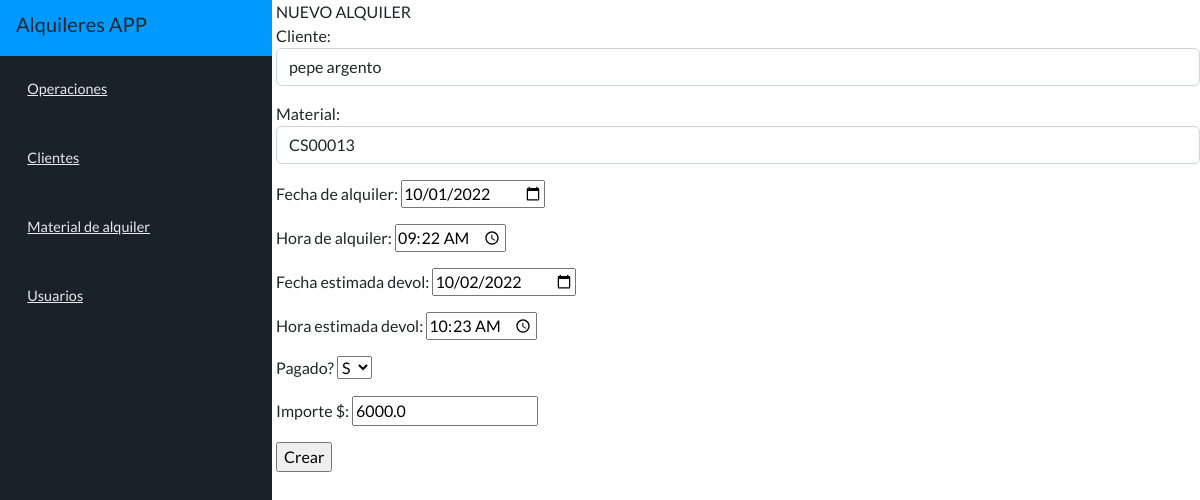
Screenshot of /rent_edit/4 with the database file from the repository.
### t_final/models.py (models this page shows)
class Rents(models.Model):
    id_cliente = models.ForeignKey(Clientes, null=True, blank=True, on_delete=models.CASCADE)
    id_material = models.ForeignKey(Material, null=True, blank=True, on_delete=models.CASCADE)
    fecha_alq = models.DateField()
    hora_alq = models.CharField(max_length=20)
    fecha_dev_est = models.DateField()
    hora_dev_est = models.CharField(max_length=20)
    recargo = models.CharField(null=True, max_length=20)
    devuelto = models.CharField(null=True, max_length=20)
    pagado = models.CharField(null=True, max_length=20)
    importe = models.FloatField(null=True, default=0)

### t_final/views.py (the view, shortened to what this page needs)
# urls.py: path('rent_edit/<int:id>', Edit_rent, name='url_rent_edit'),
def Edit_rent(request, id):
    rent_edit_qset = Rents.objects.get(id=id)
    contexto = {
        'form' : Form_rents(
            initial={
                "id_cliente": rent_edit_qset.id_cliente,
                "id_material": rent_edit_qset.id_material,
                "fecha_alq": rent_edit_qset.fecha_alq,
                "hora_alq": rent_edit_qset.hora_alq,
                "fecha_dev_est": rent_edit_qset.fecha_dev_est,
                "hora_dev_est": rent_edit_qset.hora_dev_est,
                "pagado": rent_edit_qset.pagado,
                "importe": rent_edit_qset.importe,
            }
        )
    }
    return render(request, "n_rent.html", contexto)

### t_final/forms.py
class  Form_rents(forms.ModelForm):
    class Meta:
        model = Rents
        fields = [
            'id_cliente',
            'id_material',
            'fecha_alq',
            'hora_alq',
            'fecha_dev_est',
            'hora_dev_est',
            'pagado',
            'importe',
        ]
        labels = {
            'id_cliente':'Cliente',
            'id_material':'Material',
            'fecha_alq':'Fecha de alquiler',
            'hora_alq':'Hora de alquiler',
            'fecha_dev_est':'Fecha estimada devol',
            'hora_dev_est':'Hora estimada devol',
            'pagado':'Pagado?',
            'importe':'Importe $',
        }
        Opcion = ['SS','NN']
        widgets = {
            'id_cliente': forms.Select(attrs={'class':'form-control'}),
            'id_material': forms.Select(attrs={'class':'form-control'}),
            'fecha_alq': DateInput(),
            'hora_alq': TimeInput(),
            'fecha_dev_est': DateInput(),
            'hora_dev_est': TimeInput(),
            'pagado': forms.Select(choices=Opcion),
            'importe': forms.TextInput(attrs={'type':'number'}),
        }

### t_final/models.py (called while the page is built)
    def __str__(self):
        return '{}'.format(self.nombre)

    def __str__(self):
        return '{}'.format(self.codigo)

### templates/n_rent.html (shortened to what this page needs)
{% extends "base.html" %}
{% load static %}
{% block content %}
NUEVO ALQUILER
<form action="" method="POST">
        {{ form.as_p }}
        <input type="submit" value="Crear">
</form>
{% endblock %}

### t_final/static/css/style.css (style rules this page uses)
body { font-family: "Lato"; font-size: 100%; overflow-y: scroll; font-family: sans-serif; -ms-text-size-adjust: 100%; -webkit-text-size-adjust: 100%; -ms-text-size-adjust: 100%; -webkit-text-size-adjust: 100%; -webkit-font-smoothing: antialiased; -moz-osx-font-smoothing: grayscale; text-rendering: optimizeLegibility; background-color: #fefefe; }

### rows the page displays
Rents: id_cliente "pepe argento", id_material "CS00013", fecha_alq "10/01/2022", hora_alq "09:22", fecha_dev_est "10/02/2022", hora_dev_est "10:23", pagado "S", importe "6000.0"
